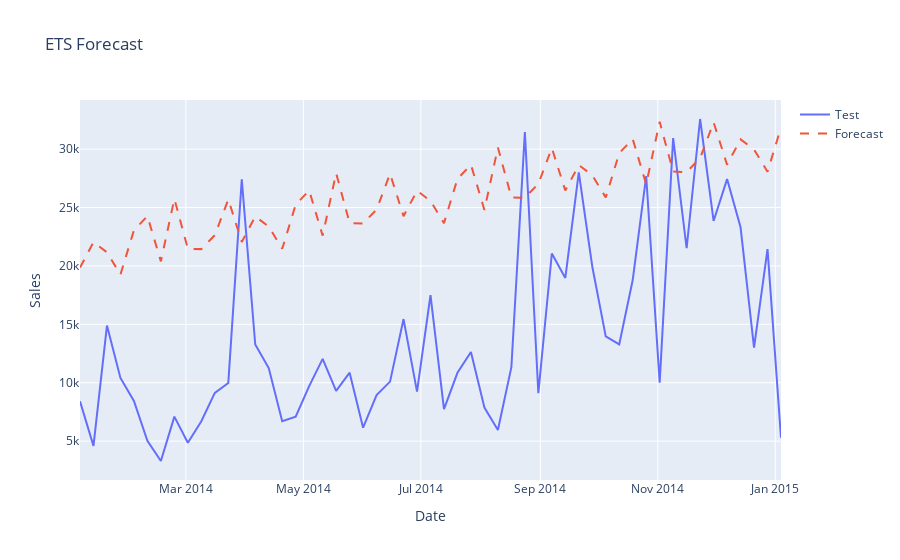

The code cell stored with this chart in its notebook:
### Code cell
# Create a DataFrame for plotting
plot_df = pd.DataFrame({
    'Date': test.index,
    'Test': test.values,
    'Forecast': forecast
})

# Create plot with plotly express
fig = px.line(plot_df, x='Date', y=['Test', 'Forecast'],
              title='ETS Forecast',
              labels={'value': 'Sales', 'variable': ''})

# Update line style for forecast
fig.update_traces(line_dash='dash', selector=dict(name='Forecast'))

fig.show()
fig.write_image(config['dir']['artifacts_dir']+'/ETS.png')
